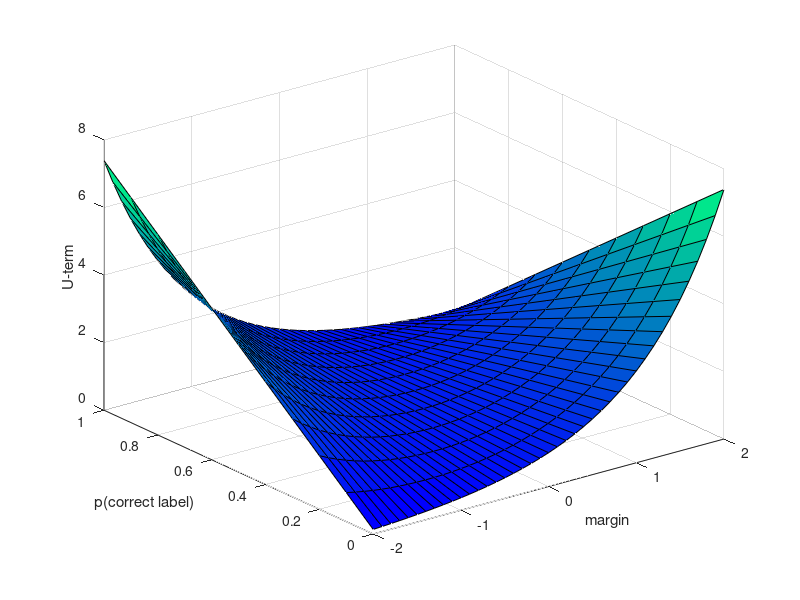
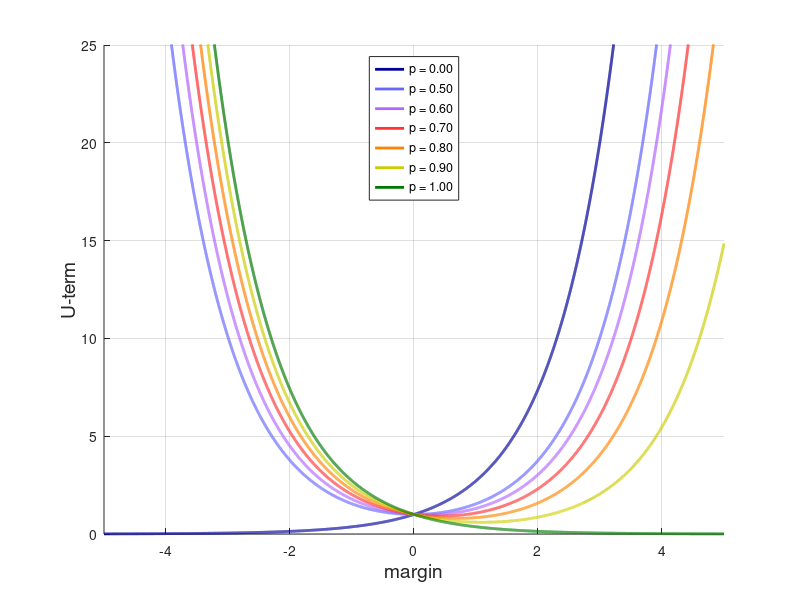

These figures' MATLAB source, in order: (Note: this script raises an error after producing the figures.)
% Plots different versions of the U-term of the suggeted PU-loss function
[Z,P] = meshgrid(-2:0.1:2, 0:0.1:1);
L = P .* exp(-Z) + (1-P).*exp(Z);

surf(Z,P,L)
xlabel('margin')
ylabel('p(correct label)')
zlabel('U-term')
colormap winter

%%
z = -5:0.001:5;
probabilities = [0,0.5,0.6,0.7,0.8,0.9,1];
f = figure;

% for p = probabilities
%     hold on; plot(z,p.*exp(-z) + (1-p).*exp(z));
% end
hold on; plot(z,probabilities(1).*exp(-z) + (1-probabilities(1)).*exp(z),'Color',[0 0 0.6], 'LineWidth',2);
hold on; plot(z,probabilities(2).*exp(-z) + (1-probabilities(2)).*exp(z),'Color',[0.4 0.4 1.0],'LineWidth',2);
hold on; plot(z,probabilities(3).*exp(-z) + (1-probabilities(3)).*exp(z),'Color',[0.6980 0.4 1], 'LineWidth',2);
hold on; plot(z,probabilities(4).*exp(-z) + (1-probabilities(4)).*exp(z),'Color',[1 0.2 0.2],'LineWidth',2);
hold on; plot(z,probabilities(5).*exp(-z) + (1-probabilities(5)).*exp(z),'Color',[1 0.502 0],'LineWidth',2);
hold on; plot(z,probabilities(6).*exp(-z) + (1-probabilities(6)).*exp(z),'Color',[0.8 0.8 0],'LineWidth',2);
hold on; plot(z,probabilities(7).*exp(-z) + (1-probabilities(7)).*exp(z),'Color',[0 0.47 0],'LineWidth',2);
grid on;
xlabel('margin','FontSize',14); ylabel('U-term','FontSize',14);
axis([-5 5 0 25]);

lh = legend( sprintf('p = %0.2f',probabilities(1)),...
        sprintf('p = %0.2f',probabilities(2)),...
        sprintf('p = %0.2f',probabilities(3)),...
        sprintf('p = %0.2f',probabilities(4)),...
        sprintf('p = %0.2f',probabilities(5)),...
        sprintf('p = %0.2f',probabilities(6)),...
        sprintf('p = %0.2f',probabilities(7)),...
        'Location','north');
lh.FontSize = 14;
saveToPDFWithoutMargins(f,'loss_function_different_p.pdf');